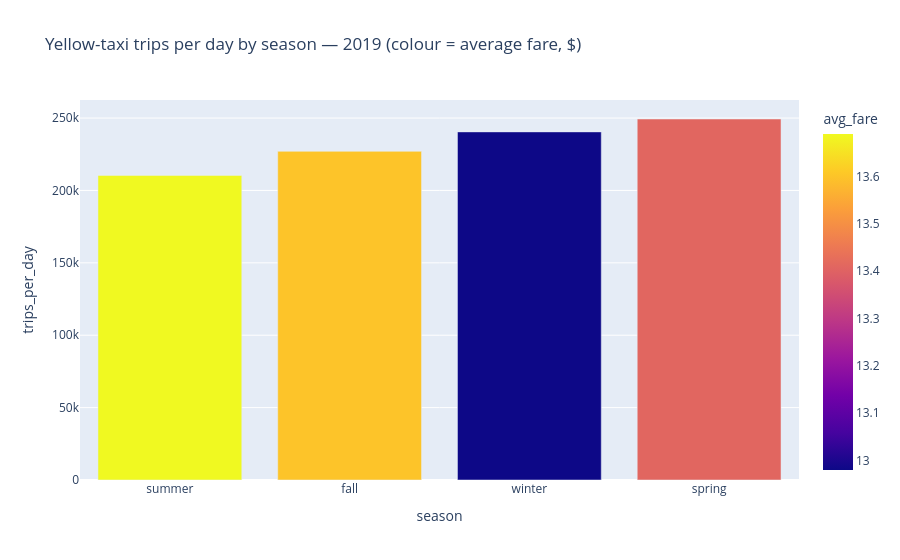

Source (notebook cell):
### Code cell
# 4) Question 4.1: trips per day by season of 2019
seasonal.orderBy("trips_per_day").plot.bar(
    x="season", y="trips_per_day", color="avg_fare",
    title="Yellow-taxi trips per day by season — 2019 (colour = average fare, $)")

### Figure 1 — Plotly figure (JSON) as saved in the notebook; plotly's stock layout.template omitted (floating-point values rounded to 4 significant figures)
{"data": [{"hovertemplate": "season=%{x}<br>trips_per_day=%{y}<br>avg_fare=%{marker.color}<extra></extra>", "legendgroup": "", "marker": {"color": [13.69, 13.6, 12.98, 13.41], "coloraxis": "coloraxis", "pattern": {"shape": ""}}, "name": "", "orientation": "v", "showlegend": false, "textposition": "auto", "type": "bar", "x": ["summer", "fall", "winter", "spring"], "xaxis": "x", "y": [210400.0, 227000.0, 240500.0, 249300.0], "yaxis": "y"}], "layout": {"barmode": "relative", "coloraxis": {"colorbar": {"title": {"text": "avg_fare"}}, "colorscale": [[0.0, "#0d0887"], [0.1111, "#46039f"], [0.2222, "#7201a8"], [0.3333, "#9c179e"], [0.4444, "#bd3786"], [0.5556, "#d8576b"], [0.6667, "#ed7953"], [0.7778, "#fb9f3a"], [0.8889, "#fdca26"], [1.0, "#f0f921"]]}, "legend": {"tracegroupgap": 0}, "title": {"text": "Yellow-taxi trips per day by season — 2019 (colour = average fare, $)"}, "xaxis": {"anchor": "y", "domain": [0.0, 1.0], "title": {"text": "season"}}, "yaxis": {"anchor": "x", "domain": [0.0, 1.0], "title": {"text": "trips_per_day"}}}}
